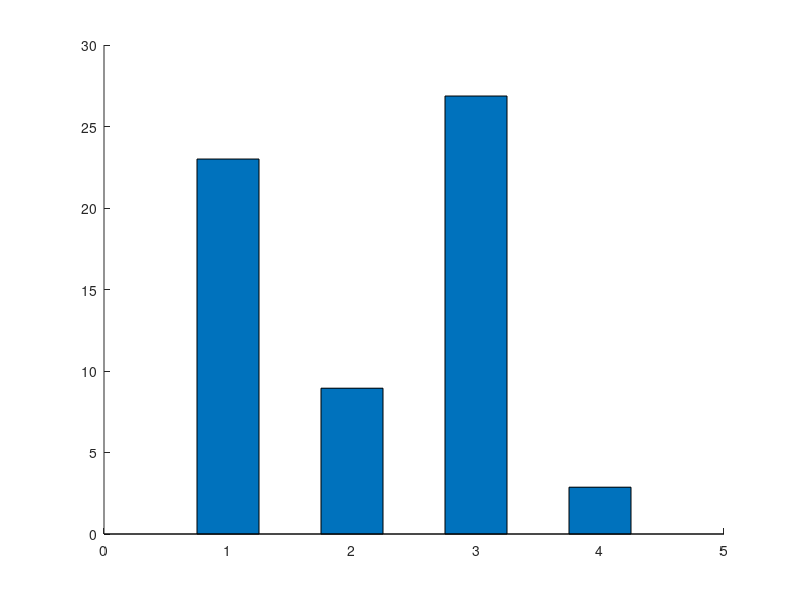

Recreate this plot in MATLAB. (Note: this script raises an error after producing the figure.)
function perf1()
figure();
t = 30;
otf = [13.186; 4.533; 1.696; 1.517];
cha = [23.004; 8.945; 26.870; 2.872];

%mydata = [otf, cha];
bar_h=bar(cha, 0.5,'stack');
mycolor=[1 0.6 0.9; 0.4 1 0.8; 0.4 1 0.8; 0.4 1 0.8];
colormap(mycolor);

% bar_child=cell2mat(get(bar_h,'Children'));
% for i=1:size(bar_child,1)    
%     set(bar_child(i),'CData',mydata(:,i));
%     set(bar_child(i),'CDataMapping','direct');
% end
% set(bar_child(1), 'CData',[0,0.2,0.3,0.4]);
% set(bar_child(1), 'CData',[0,1,0,1]);

axis([0.5,4.5,0,t]);
% lable setting
xlabel('Benchmark','FontName','Times New Roman','FontSize',16);
ylabel('Run time (seconds)','FontName','Times New Roman','FontSize',16);
% legend setting
% legend('On-the-fly','CHA', 'Location','NorthEast');
legend('CGregx', 'Location','NorthEast');

% axis setting
set(gca,'FontName','Times New Roman','FontSize',16);
% title setting
title('Run time for different benchmarks','FontName','Times New Roman','FontSize',18);
% gtext('21976.49');
% gtext('209.46');
set(gca,'XTickLabel',{'soot-j','rhino','kawa-c','schroeder'});
grid on;

